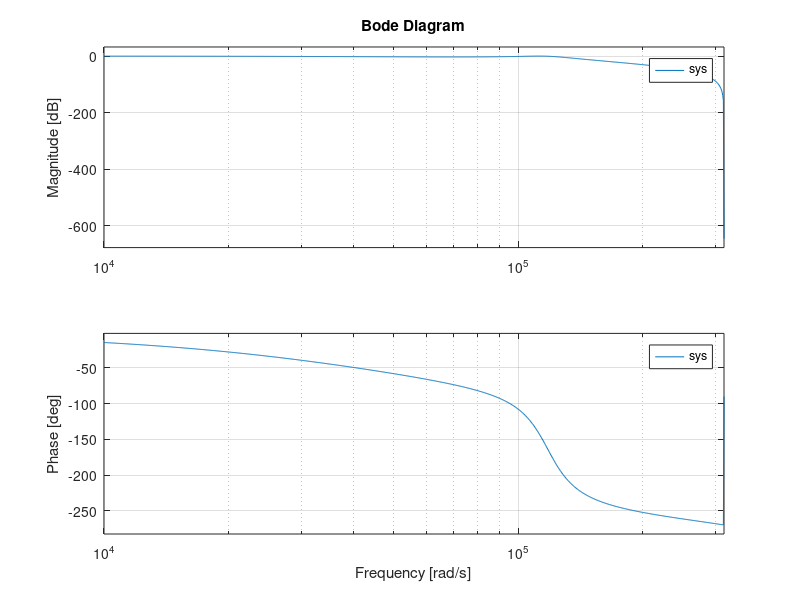

This figure's MATLAB source:
n = 3; % Ordre du filtre
Rp = 3; % Atténuation dans la bande passante en dB
f_c = 30e3; % Fréquence de coupure en Hz
f_s = 100e3; % Fréquence d'échantillonnage en Hz

% Calcul de la fréquence de coupure normalisée
Wp = 20e3 / (f_s / 2); % Utilisation de la fréquence caractéristique de 20 kHz pour Wp

% Conception du filtre de Tchebyshev de type 1
[b, a] = cheby1(n, Rp, Wp, 'low');

% Création d'un système LTI à partir des coefficients du filtre
sys = tf(b, a, 1/f_s); % Le troisième argument est le temps d'échantillonnage

% Affichage de la fonction de transfert
disp('Numerator Coefficients (b):')
disp(b)
disp('Denominator Coefficients (a):')
disp(a)

% Visualisation de la réponse en fréquence avec la fréquence en Hz
figure;
bode(sys)
grid on
